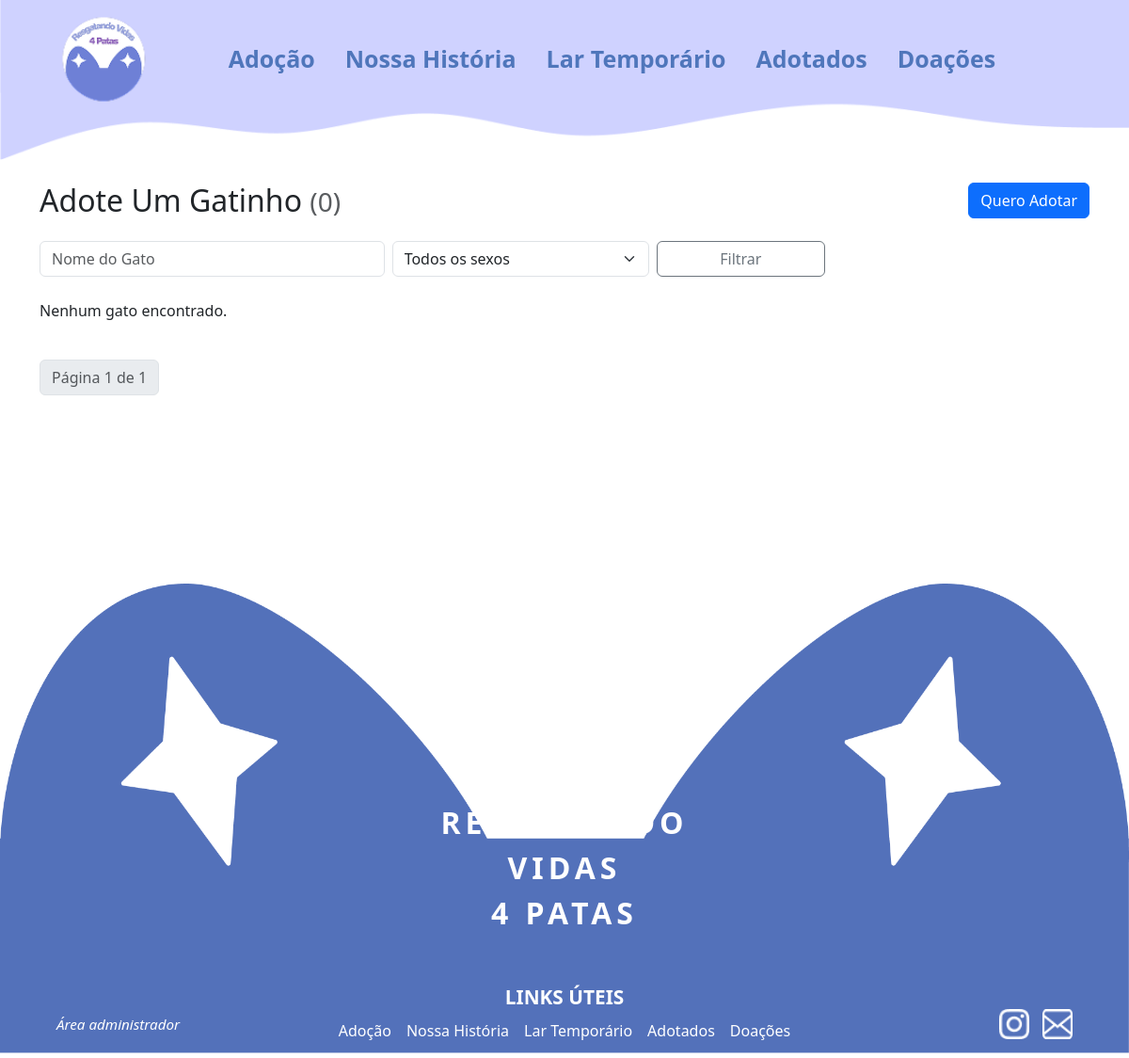
Page /lares_temporarios/ on the earlier database version.
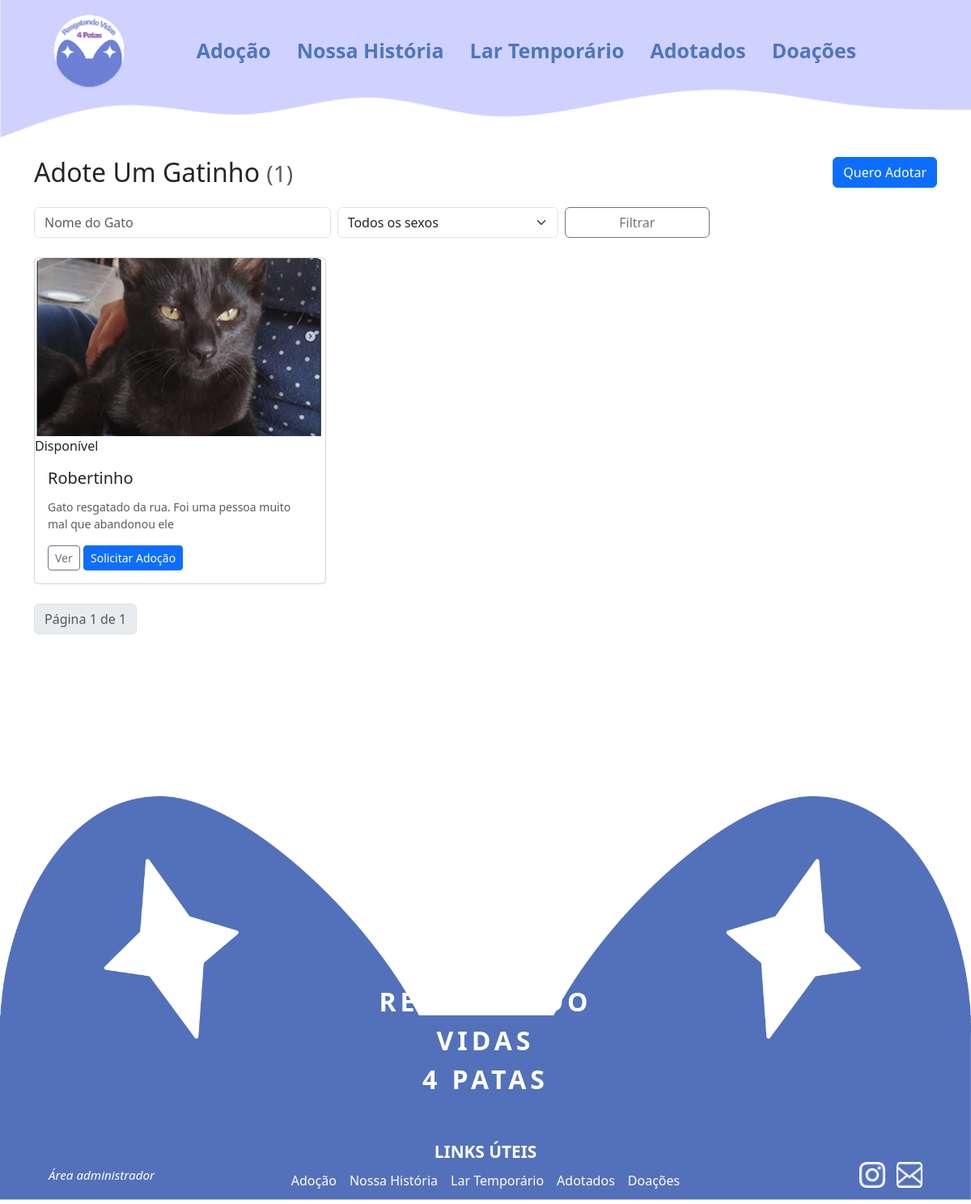
Same page on the later database version.
### gatos/models.py (models this page shows, shortened)
class Gato(models.Model):
    SEXO_CHOICES = [
        ("M", "Macho"),
        ("F", "Fêmea"),
    ]
    nome = models.CharField(max_length=100, verbose_name="Nome do gato")
    sexo = models.CharField(max_length=1, choices=SEXO_CHOICES, verbose_name="Sexo", blank=False, null=False)
    idade = models.CharField(max_length=10, verbose_name="Idade")
    descricao = models.TextField(max_length=10000, verbose_name="Sobre o gato")
    imagem = models.ImageField(upload_to="gatos/", verbose_name="Foto do gato")
    lar_temporario = models.BooleanField(default=False, verbose_name="Precisa de lar temporário")
    cuidado = models.ForeignKey(Cuidado, on_delete=models.CASCADE, verbose_name="Cuidados")
    temperamento = models.ForeignKey(Temperamento, on_delete=models.CASCADE, verbose_name="Temperamento")
    sociavel = models.ForeignKey(Sociavel, on_delete=models.CASCADE, verbose_name="Socialização")
    moradia = models.ForeignKey(Moradia, on_delete=models.CASCADE, verbose_name="Moradia adequada")
    adotado = models.BooleanField(default=False, verbose_name="Adotado")
    created_at = models.DateTimeField(auto_now_add=True, verbose_name="Criado em")
    updated_at = models.DateTimeField(auto_now=True, verbose_name="Atualizado em")
    class Meta:
        verbose_name = "Gato"
        verbose_name_plural = "Gatos"
        db_table = "gatos"
        ordering = ["-created_at"]
    @cached_property
    def em_lar_temporario(self):
        from django.apps import apps
        LarTemporarioAtual = apps.get_model('lares_temporarios', 'LarTemporarioAtual')
        return LarTemporarioAtual.objects.filter(gato=self).exists()

### lares_temporarios/views.py (the view)
# urls.py: path('', views.GatoListView.as_view(), name='lista'),
class GatoListView(ListView):
    model = Gato
    template_name = 'lares_temporarios/lar_temporario_list.html'
    context_object_name = 'gatos'
    paginate_by = 12
    def get_queryset(self):
        try:
            qs = Gato.objects.filter(adotados__isnull=True)
            try:
                qs = qs.order_by('-created_at')
            except FieldError:
                qs = qs.order_by('-id')
            q = self.request.GET.get('q')
            sexo_filter = self.request.GET.get('sexo')
            if q:
                qs = qs.filter(nome__icontains=q)
            if sexo_filter == 'fêmea':
                qs = qs.filter(sexo__lte=1)
            elif sexo_filter == 'macho':
                qs = qs.filter(sexo__gt=1)
            return qs
        except Exception as e:
            logger.exception("Erro em GatoListView.get_queryset: %s", e)
            return Gato.objects.none()

### gatos/context_processors.py (called while the page is built)
def dashboard_totals(request):
    total_para_adocao = Gato.objects.exclude(id__in=Adotados.objects.values("gato")).count()
    total_lar_temporario = Gato.objects.filter(lar_temporario=True).exclude(id__in=Adotados.objects.values("gato")).count()
    total_adotados = Adotados.objects.count()
    return {
        "total_para_adocao": total_para_adocao,
        "total_lar_temporario": total_lar_temporario,
        "total_adotados": total_adotados,
    }

### lares_temporarios/templates/lares_temporarios/lar_temporario_list.html (shortened to what this page needs)
{% extends 'ong/base.html' %}
{% block content %}
<div class="hero mb-4">
  <div class="d-flex justify-content-between align-items-center">
    <h2 class="mb-0"> Adote Um Gatinho <small class="text-muted">({{ page_obj.paginator.count }})</small></h2>
    <a href="{% url 'lares_temporarios:formulario_lar_temporario' %}" class="btn btn-primary">Quero Adotar</a>
  </div>
  <form method="get" class="row g-2 mt-3">
    <div class="col-md-4">
      <input name="q" value="{{ request.GET.q }}" class="form-control" placeholder="Nome do Gato">
    </div>
    <div class="col-md-3">
      <select name="sexo" class="form-select">
        <option value="">Todos os sexos</option>
      </select>
    </div>
    <div class="col-md-2">
      <button class="btn btn-outline-secondary w-100">Filtrar</button>
    </div>
  </form>
</div>
<div class="row g-3">
  {% for gato in gatos %}
  <div class="col-lg-4 col-md-6">
    <div class="card card-cat h-100">
      {% if gato.imagem %}
      <img src="{{ gato.imagem.url }}" class="card-img-top" style="height:220px;object-fit:cover;border-top-left-radius:12px;border-top-right-radius:12px;">
      {% endif %}
      {% if gato.em_lar_temporario %}
        <span class="badge-lar-temporario">Em Lar Temporário</span>
      {% else %}
        <span class="badge-disponivel">Disponível</span>
      {% endif %}
      <div class="card-body">
        <h5 class="card-title">{{ gato.nome }}</h5>
        <p class="card-text small text-muted">{{ gato.descricao|truncatechars:80 }}</p>
        <div class="d-flex justify-content-between align-items-center mt-3">
          <div>
            <a href="{% url 'lares_temporarios:detail' gato.pk %}" class="btn btn-sm btn-outline-secondary">Ver</a>
            <a href="{% url 'lares_temporarios:formulario_lar_temporario' %}?gato={{ gato.pk }}" class="btn btn-sm btn-primary">Solicitar Adoção</a>
          </div>
        </div>
      </div>
    </div>
  </div>
  {% empty %}
  <p>Nenhum gato encontrado.</p>
  {% endfor %}
</div>
<nav class="mt-4">
  <ul class="pagination">
    <li class="page-item disabled"><span class="page-link">Página {{ page_obj.number }} de {{ page_obj.paginator.num_pages }}</span></li>
  </ul>
</nav>
{% endblock %}

Differences in the rows shown:
added Gato: imagem (picture), shows "Disponível", nome "Robertinho", descricao "Gato resgatado da rua. Foi uma pessoa muito mal que abandonou ele"
Other differences:
{{ page_obj.paginator.count }}: "0" → "1"
text no longer shown: "Nenhum gato encontrado."
